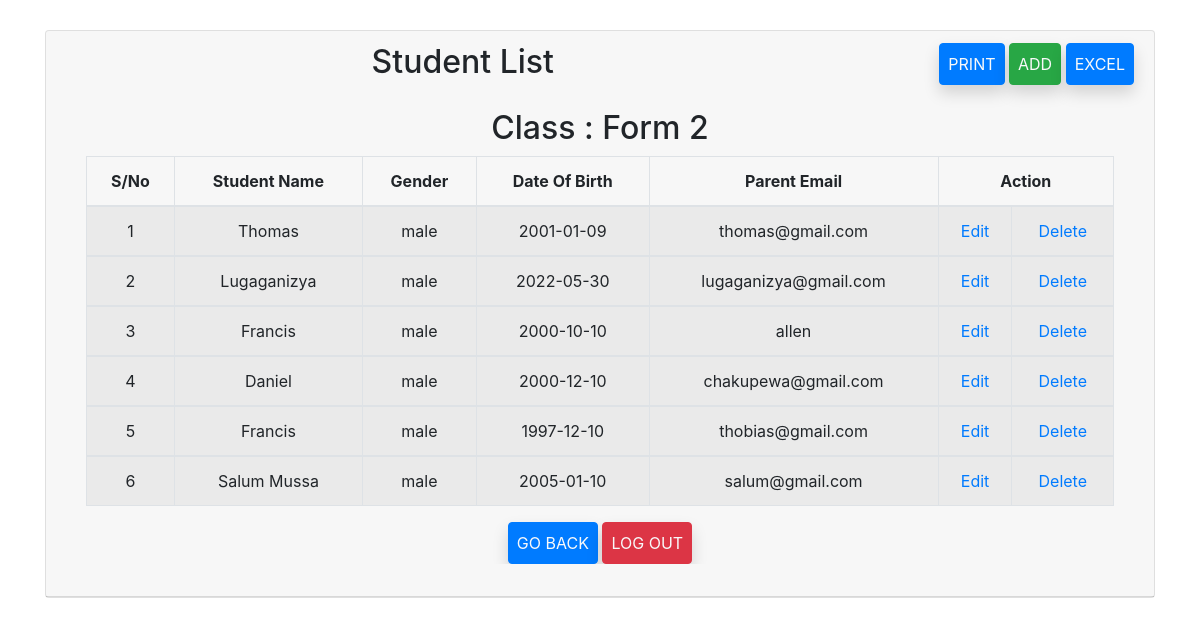
The app's page /teacher/studentlist.php (signed in) with its own data.
### tables this page shows
CREATE TABLE `teacher` (
  `teacher_id` int(11) NOT NULL,
  `FirstName` varchar(25) NOT NULL,
  `LastName` varchar(25) NOT NULL,
  `Email` varchar(50) NOT NULL,
  `Class` varchar(25) NOT NULL,
  `Image` varchar(100) NOT NULL,
  `Password` varchar(255) NOT NULL
);

CREATE TABLE `student` (
  `Stud_id` int(11) NOT NULL,
  `student_name` varchar(25) NOT NULL,
  `gender` varchar(10) NOT NULL DEFAULT 'male',
  `email` varchar(25) NOT NULL,
  `dateofbirth` date NOT NULL,
  `teacher_id` int(11) NOT NULL
);

### teacher/studentlist.php (the view, shortened to what this page needs)
<?php
     require_once('../dbconnection.php');
     $user=$_SESSION['user'];
         $sql="SELECT * FROM student WHERE student.teacher_id='$user'";
         $query=mysqli_query($conn,$sql);
         $sq="SELECT Class FROM teacher WHERE teacher_id='$user'";
         $qr=mysqli_query($conn,$sq);
         $rw=mysqli_fetch_array($qr);
               $n=1;
    ?>
<!DOCTYPE html>
<html lang="en">
<head>
  <link rel="stylesheet" href="../css/bootstrap.min.css">
</head>
<body class="text-center">
<div class="container" style="margin-top:30px">
  <div class="card">
  	<div class="card-header">
      <div class="row">
        <div class="col-md-9">
         <h2 class='h2'>Student List</h2>
        </div>
        <div class="col-md-3 " align="right">
      <button class="btn p-2 shadow btn-primary">
        <a class="text-decoration-none text-light" href="listPDF.php?user=<?php echo$user;?>">PRINT</a>
      </button>
        <button class="btn p-2 shadow btn-success">
          <a class="text-decoration-none text-light" href="student.php">ADD</a></button>
          <button class="btn p-2 shadow btn-primary">
        <a class="text-decoration-none text-light" href="excel-sample.php?user=<?php echo$user;?>">EXCEL</a>
      </button>
      </div>
    </div>
  	<div class="card-body">
  		<div class="table-responsive">
        <h2 class="h2">Class  : <?php echo   $rw['Class'];?></h2>
        <table class="table table-striped table-bordered" id="attendance_table">
          <thead>
            <tr>
              <th>S/No</th>
              <th>Student Name</th>
              <th>Gender</th>
              <th>Date Of Birth</th>
              <th>Parent Email</th>
              <th colspan="2">Action</th>
            </tr>
          </thead>
         <?php while($row=mysqli_fetch_array($query)){
            ?>
          <tbody>
            <td><?php echo$n;?></td>
            <td class="text-capitalize"><?php echo$row['student_name'];?></td>
            <td><?php echo$row['gender'];?></td>
            <td><?php echo$row['dateofbirth'];?></td>
            <td><?php echo$row['email'];?></td>
            <td><a href="studentedit.php?id=<?php echo base64_encode($row['Stud_id']); ?>">Edit</a></td>
            <td><a href="studentdelete.php?id=<?php echo base64_encode($row['Stud_id']); ?>">Delete</a></td>
          </tbody>
          <?php
          $n++;
            }
          ?>
        </table>
        <div class="footer">
         <button class="btn p-2 shadow btn-primary">
         <a class="text-decoration-none text-light" href="option.php">GO BACK</a>
      </button>
    <button class="btn p-2 shadow btn-danger">
          <a class="text-decoration-none text-light" href="logout.php">LOG OUT</a>
          </button>
      </div>
    	</div>
  	</div>
  </div>
</div>
</body>
</html>

### records on screen
teacher: Class "Form 2"
student: student_name "Thomas", gender "male", dateofbirth "2001-01-09", email "thomas@gmail.com"
student: student_name "Lugaganizya", gender "male", dateofbirth "2022-05-30", email "lugaganizya@gmail.com"
student: student_name "Francis", gender "male", dateofbirth "2000-10-10", email "allen"
student: student_name "Daniel", gender "male", dateofbirth "2000-12-10", email "chakupewa@gmail.com"
student: student_name "Francis", gender "male", dateofbirth "1997-12-10", email "thobias@gmail.com"
student: student_name "Salum Mussa", gender "male", dateofbirth "2005-01-10", email "salum@gmail.com"
